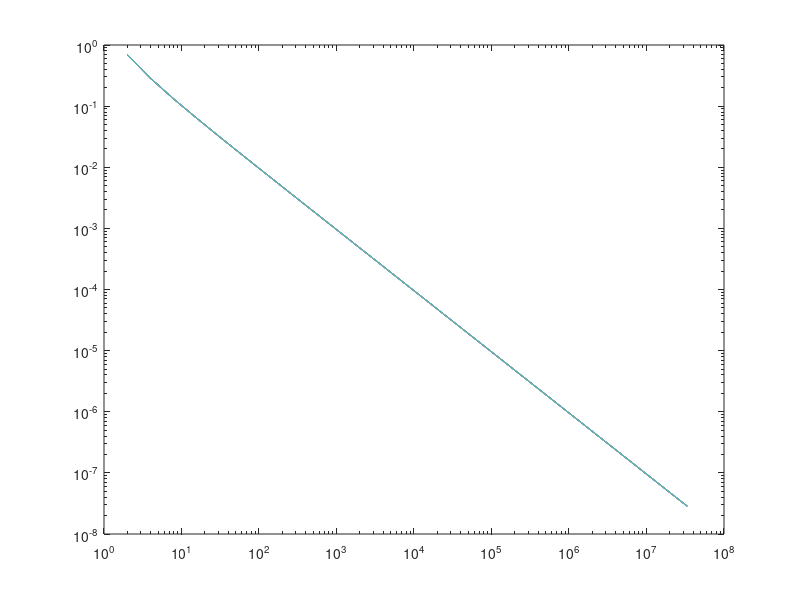
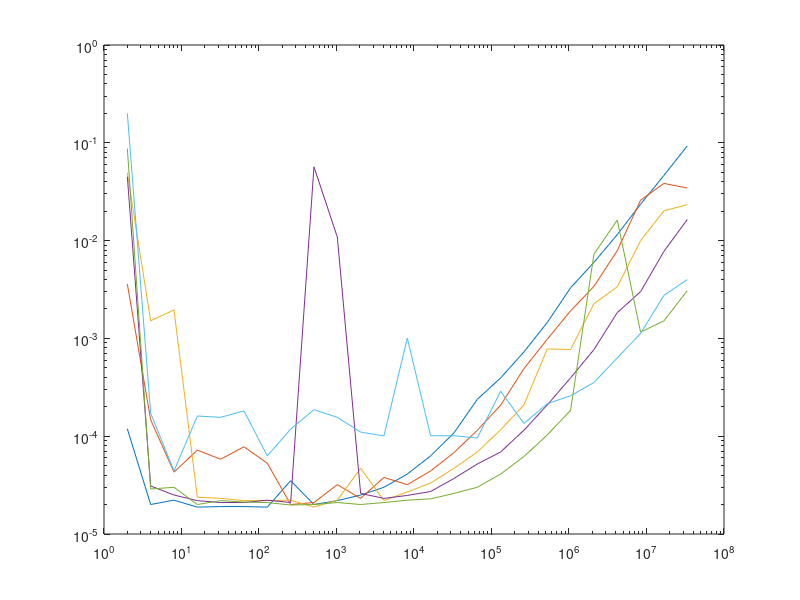

Recreate these plots in MATLAB, in order.
error2 = [0.69210291080661523,0.28385462034275166,0.1298187057435789,0.062202827557706897,0.030460351361624394,0.015074116190194609,0.0074985550041630766,0.0037397148564126681,0.0018674746056532854,0.00093314257382148824,0.00046642272653762973,0.00023317423839674944,0.00011657783988194836,5.8286600346679762e-05,2.914272030096754e-05,1.4571215184666642e-05,7.2855713511010833e-06,3.6427766123559024e-06,1.8213860304427953e-06,9.1069242946772988e-07,4.5534604220520691e-07,2.2767294716175002e-07,1.1383642695150797e-07,5.6918177282483384e-08,2.8459088863286297e-08];
time2 = [0.00011897087097167969,2.002716064453125e-05,2.2172927856445312e-05,1.8835067749023438e-05,1.9073486328125e-05,1.9073486328125e-05,1.8835067749023438e-05,3.5047531127929688e-05,2.002716064453125e-05,2.193450927734375e-05,2.5033950805664062e-05,3.0040740966796875e-05,4.100799560546875e-05,6.29425048828125e-05,0.00010800361633300781,0.00023794174194335938,0.00039410591125488281,0.00072693824768066406,0.0014550685882568359,0.0032970905303955078,0.0059859752655029297,0.011512041091918945,0.02357792854309082,0.046411991119384766,0.092919111251831055];

error4 = [0.69210291080661523,0.28385462034275166,0.1298187057435789,0.062202827557706897,0.030460351361624394,0.015074116190194164,0.0074985550041626325,0.0037397148564126681,0.0018674746056532854,0.00093314257382060006,0.00046642272653718564,0.00023317423839808171,0.00011657783988328063,5.8286600348900208e-05,2.9142720305408432e-05,1.4571215189995712e-05,7.2855713582065107e-06,3.6427766150204377e-06,1.8213860384364011e-06,9.106924436785846e-07,4.5534605774832926e-07,2.2767297558345945e-07,1.138364642550016e-07,5.6918213253709382e-08,2.8459105294587062e-08];
time4 = [0.0035958290100097656,0.00014710426330566406,4.291534423828125e-05,7.2002410888671875e-05,5.817413330078125e-05,7.7962875366210938e-05,5.2928924560546875e-05,2.002716064453125e-05,2.09808349609375e-05,3.1948089599609375e-05,2.3126602172851562e-05,3.7908554077148438e-05,3.1948089599609375e-05,4.4107437133789062e-05,6.7949295043945312e-05,0.00011491775512695312,0.00020718574523925781,0.00049090385437011719,0.00098109245300292969,0.00191497802734375,0.0034010410308837891,0.007907867431640625,0.025865077972412109,0.038442850112915039,0.034521102905273438];

error8 = [0.69210291080661523,0.28385462034275166,0.1298187057435789,0.062202827557706897,0.03046035136162395,0.015074116190194609,0.0074985550041635207,0.0037397148564126681,0.0018674746056532854,0.00093314257382015597,0.00046642272653718564,0.00023317423839674944,0.00011657783988283654,5.8286600349788387e-05,2.9142720307184788e-05,1.4571215193992515e-05,7.285571360871046e-06,3.6427766212376866e-06,1.8213860477622745e-06,9.1069245966579615e-07,4.553460821732358e-07,2.2767299823200915e-07,1.1383648113039158e-07,5.6918231017277776e-08,2.8459117729084937e-08];
time8 = [0.049225091934204102,0.0015139579772949219,0.0019550323486328125,2.384185791015625e-05,2.3126602172851562e-05,2.193450927734375e-05,2.193450927734375e-05,2.2172927856445312e-05,1.8835067749023438e-05,2.2172927856445312e-05,4.6968460083007812e-05,2.193450927734375e-05,2.6941299438476562e-05,3.3140182495117188e-05,4.6968460083007812e-05,6.8902969360351562e-05,0.00011610984802246094,0.00020885467529296875,0.00078105926513671875,0.00076913833618164062,0.00226593017578125,0.0033669471740722656,0.0099790096282958984,0.020157098770141602,0.023308038711547852];

error16 = [0.69210291080661523,0.28385462034275166,0.1298187057435789,0.062202827557706897,0.030460351361624394,0.015074116190194609,0.0074985550041635207,0.0037397148564126681,0.0018674746056532854,0.00093314257382015597,0.00046642272653718564,0.00023317423839674944,0.00011657783988239245,5.8286600349788387e-05,2.9142720306740699e-05,1.4571215192216158e-05,7.2855713590946891e-06,3.6427766243463111e-06,1.8213860482063637e-06,9.1069245655717168e-07,4.5534608572594948e-07,2.2767301155468544e-07,1.1383650289076286e-07,5.6918253665827478e-08,2.8459136824920961e-08];
time16 = [0.045104026794433594,3.0994415283203125e-05,2.5033950805664062e-05,2.193450927734375e-05,2.09808349609375e-05,2.09808349609375e-05,2.2172927856445312e-05,2.09808349609375e-05,0.056793928146362305,0.010879993438720703,2.5987625122070312e-05,2.3126602172851562e-05,2.47955322265625e-05,2.7179718017578125e-05,3.6954879760742188e-05,5.1975250244140625e-05,6.8902969360351562e-05,0.00011515617370605469,0.00020885467529296875,0.00039505958557128906,0.00076794624328613281,0.0018351078033447266,0.0030069351196289062,0.00775909423828125,0.016422033309936523];

error32 = [0.69210291080661523,0.28385462034275166,0.1298187057435789,0.062202827557706897,0.030460351361624394,0.015074116190194609,0.0074985550041630766,0.0037397148564131122,0.0018674746056532854,0.00093314257382060006,0.00046642272653718564,0.00023317423839674944,0.00011657783988239245,5.8286600349788387e-05,2.9142720306740699e-05,1.4571215190883891e-05,7.2855713568742431e-06,3.6427766225699543e-06,1.8213860490945422e-06,9.1069245966579615e-07,4.5534608794639553e-07,2.2767301333104228e-07,1.1383649711760313e-07,5.691824833675696e-08,2.8459129719493603e-08];
time32 = [0.087495088577270508,2.8848648071289062e-05,3.0040740966796875e-05,2.002716064453125e-05,2.193450927734375e-05,2.1219253540039062e-05,2.09808349609375e-05,1.9788742065429688e-05,2.002716064453125e-05,2.09808349609375e-05,2.002716064453125e-05,2.09808349609375e-05,2.2172927856445312e-05,2.288818359375e-05,2.5987625122070312e-05,3.0040740966796875e-05,4.100799560546875e-05,6.198883056640625e-05,0.000102996826171875,0.00018405914306640625,0.0072610378265380859,0.016217947006225586,0.0011608600616455078,0.0015091896057128906,0.0030720233917236328];

error64 = [0.69210291080661523,0.28385462034275166,0.1298187057435789,0.062202827557706897,0.030460351361624394,0.015074116190194609,0.0074985550041635207,0.0037397148564131122,0.0018674746056537295,0.00093314257382060006,0.00046642272653718564,0.00023317423839719353,0.00011657783988283654,5.8286600349788387e-05,2.9142720307184788e-05,1.4571215190883891e-05,7.2855713564301539e-06,3.6427766207935974e-06,1.8213860499827206e-06,9.1069246010988536e-07,4.5534608927866316e-07,2.2767301466330991e-07,1.1383650333485207e-07,5.691824966902459e-08,2.8459128831315184e-08];
time64 = [0.19999504089355469,0.00017189979553222656,4.4107437133789062e-05,0.00016093254089355469,0.00015592575073242188,0.0001811981201171875,6.29425048828125e-05,0.00011801719665527344,0.000186920166015625,0.00015592575073242188,0.00011014938354492188,0.00010085105895996094,0.0010080337524414062,0.0001010894775390625,0.0001010894775390625,9.5844268798828125e-05,0.0002880096435546875,0.00013518333435058594,0.00021481513977050781,0.00025916099548339844,0.00035381317138671875,0.00063204765319824219,0.0011241436004638672,0.0027530193328857422,0.0039968490600585938];

iterations = 2.^[1:25];

loglog(iterations,error2,'DisplayName','2 Processes');
hold on;
loglog(iterations,error4,'DisplayName','4 Processes');
loglog(iterations,error8,'DisplayName','8 Processes');
loglog(iterations,error16,'DisplayName','16 Processes');
loglog(iterations,error32,'DisplayName','32 Processes');
loglog(iterations,error64,'DisplayName','64 Processes');

figure

loglog(iterations,time2,'DisplayName','2 Processes');
hold on;
loglog(iterations,time4,'DisplayName','4 Processes');
loglog(iterations,time8,'DisplayName','8 Processes');
loglog(iterations,time16,'DisplayName','16 Processes');
loglog(iterations,time32,'DisplayName','32 Processes');
loglog(iterations,time64,'DisplayName','64 Processes');